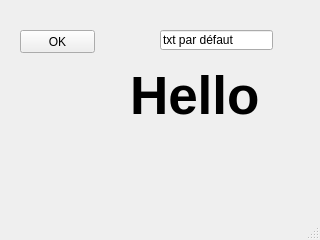
<?xml version="1.0" encoding="UTF-8"?>
<ui version="4.0">
 <class>MainWindow</class>
 <widget class="QMainWindow" name="MainWindow">
  <property name="geometry">
   <rect>
    <x>0</x>
    <y>0</y>
    <width>320</width>
    <height>240</height>
   </rect>
  </property>
  <property name="windowTitle">
   <string>EX01-bouton</string>
  </property>
  <widget class="QWidget" name="centralwidget">
   <widget class="QPushButton" name="pushButton">
    <property name="geometry">
     <rect>
      <x>20</x>
      <y>30</y>
      <width>75</width>
      <height>23</height>
     </rect>
    </property>
    <property name="text">
     <string>OK</string>
    </property>
   </widget>
   <widget class="QLabel" name="label">
    <property name="geometry">
     <rect>
      <x>130</x>
      <y>70</y>
      <width>151</width>
      <height>51</height>
     </rect>
    </property>
    <property name="font">
     <font>
      <pointsize>40</pointsize>
      <weight>75</weight>
      <bold>true</bold>
     </font>
    </property>
    <property name="text">
     <string>Hello</string>
    </property>
   </widget>
   <widget class="QLineEdit" name="lineEdit">
    <property name="geometry">
     <rect>
      <x>160</x>
      <y>30</y>
      <width>113</width>
      <height>20</height>
     </rect>
    </property>
    <property name="text">
     <string>txt par défaut</string>
    </property>
   </widget>
  </widget>
  <widget class="QMenuBar" name="menubar">
   <property name="geometry">
    <rect>
     <x>0</x>
     <y>0</y>
     <width>320</width>
     <height>21</height>
    </rect>
   </property>
  </widget>
  <widget class="QStatusBar" name="statusbar"/>
 </widget>
 <resources/>
 <connections/>
</ui>
